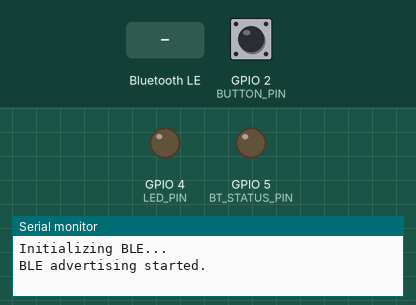
This sketch was run on a simulated ESP32. Shown: output pins drawn as LEDs (lit = HIGH), the last lines printed to the serial monitor. Dashed ring = blinking. Inputs (shaded band) come from the test bench; at power-on: GPIO 2 (BUTTON_PIN) HIGH. Nothing arrives over Bluetooth unless stated; a phone connects over Bluetooth LE 3 s after start.

Above: at 1.2 s.
1.3 s: GPIO 2 (BUTTON_PIN) pulled LOW for 0.15 s
At 1.9 s:
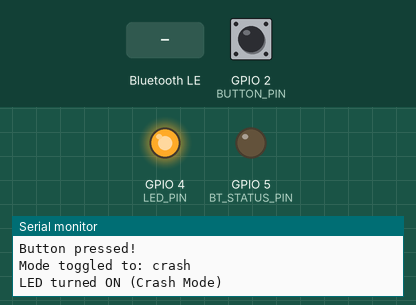
4.4 s: Bluetooth LE write "safe" received
At 5.4 s:
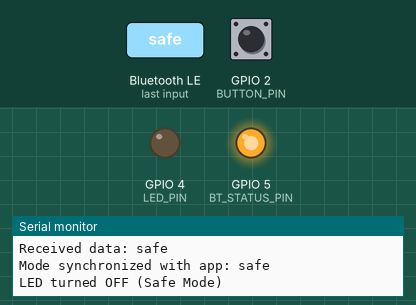
5.9 s: GPIO 2 (BUTTON_PIN) pulled LOW for 1 s
At 6.8 s:
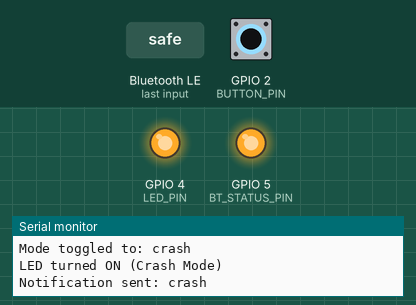
11.4 s: GPIO 2 (BUTTON_PIN) pulsed LOW 5 times (0.12 s each, 0.3 s apart)
At 11.86 s:
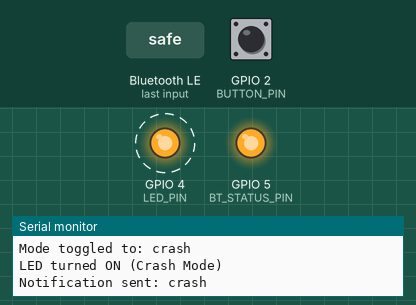
Timing chart, 0 to 14.4 s (numbered marks = the images above; inputs shaded):
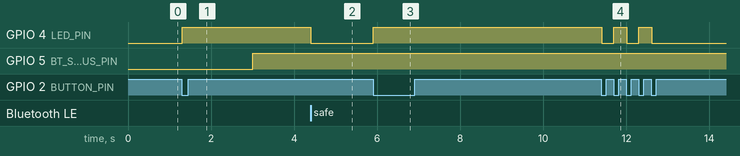

Measured:
- after the input at 1.3 s, GPIO 4 (LED_PIN): LOW → HIGH at once
- after the input at 4.4 s, GPIO 4 (LED_PIN): HIGH → LOW at once
- after the input at 5.9 s, GPIO 4 (LED_PIN): LOW → HIGH at once
- after the input at 11.4 s, GPIO 4 (LED_PIN): alternates HIGH for 0.31 s and LOW for 0.30 s, 5 changes in all, then stays LOW, starting at once

The sketch:

synchronized_modes.ino
```cpp
#include <BLEDevice.h>
#include <BLEServer.h>
#include <BLEUtils.h>
#include <BLE2902.h>

#define BUTTON_PIN 2  // GPIO pin for the button
#define LED_PIN 4     // GPIO pin for the LED
#define BT_STATUS_PIN 5 // GPIO pin to indicate Bluetooth connection status

// UUIDs for the service and characteristic
#define SERVICE_UUID        "4fafc201-1fb5-459e-8fcc-c5c9c331914b"
#define CHARACTERISTIC_UUID "beb5483e-36e1-4688-b7f5-ea07361b26a8"

BLEServer *pServer = NULL;
BLECharacteristic *pCharacteristic = NULL;

bool deviceConnected = false;
bool oldButtonState = LOW; // Assume button is not pressed initially
String currentMode = "safe"; // Initial mode is safe
bool ledState = LOW;         // Initial state of the LED (off)

class MyServerCallbacks : public BLEServerCallbacks {
    void onConnect(BLEServer* pServer) {
      deviceConnected = true;
      digitalWrite(BT_STATUS_PIN, HIGH); // Set pin 5 high when connected
      Serial.println("Device connected!");

      // Send the current mode to the Flutter app after connection
      if (pCharacteristic != NULL) {
        pCharacteristic->setValue(currentMode.c_str());
        pCharacteristic->notify();
        Serial.print("Connection mode sent to app: ");
        Serial.println(currentMode);
      }
    };

    void onDisconnect(BLEServer* pServer) {
      deviceConnected = false;
      digitalWrite(BT_STATUS_PIN, LOW); // Set pin 5 low when disconnected
      Serial.println("Device disconnected!");
      // Restart advertising after disconnection
      BLEDevice::startAdvertising();
      Serial.println("Restarted BLE advertising...");
    }
};

class MyCharacteristicCallbacks : public BLECharacteristicCallbacks {
    void onWrite(BLECharacteristic *pCharacteristic) {
      String value = pCharacteristic->getValue(); // Get the data written by the Flutter app

      if (value.length() > 0) {
        String receivedValue(value.c_str());
        Serial.print("Received data: ");
        Serial.println(receivedValue);

        // Check if the received message is a mode update
        if (receivedValue == "safe" || receivedValue == "crash") {
          if (currentMode != receivedValue) {
            // Synchronize mode with the Flutter app
            currentMode = receivedValue;
            Serial.print("Mode synchronized with app: ");
            Serial.println(currentMode);

            // Update the LED state based on the new mode
            ledState = (currentMode == "crash") ? HIGH : LOW;
            digitalWrite(LED_PIN, ledState);
            Serial.println(ledState ? "LED turned ON (Crash Mode)" : "LED turned OFF (Safe Mode)");
          }
        } else {
          Serial.println("Unknown command received.");
        }
      }
    }
};

void setup() {
  Serial.begin(115200);
  Serial.println("Initializing BLE...");

  // Configure the button pin as input with pull-up resistor
  pinMode(BUTTON_PIN, INPUT_PULLUP);

  // Configure the LED pin as output
  pinMode(LED_PIN, OUTPUT);
  digitalWrite(LED_PIN, ledState); // Set initial LED state

  // Configure the Bluetooth status pin as output
  pinMode(BT_STATUS_PIN, OUTPUT);
  digitalWrite(BT_STATUS_PIN, LOW); // Initially set pin 5 low (disconnected)

  // Initialize BLE
  BLEDevice::init("ESP32_BLE");
  pServer = BLEDevice::createServer();
  pServer->setCallbacks(new MyServerCallbacks());

  // Create the BLE service
  BLEService *pService = pServer->createService(SERVICE_UUID);

  // Create the BLE characteristic
  pCharacteristic = pService->createCharacteristic(
                      CHARACTERISTIC_UUID,
                      BLECharacteristic::PROPERTY_READ   |
                      BLECharacteristic::PROPERTY_WRITE  |
                      BLECharacteristic::PROPERTY_NOTIFY
                    );

  // Add a descriptor to the characteristic
  pCharacteristic->addDescriptor(new BLE2902());
  pCharacteristic->setCallbacks(new MyCharacteristicCallbacks()); // Set callbacks for write events
  pService->start();

  // Start advertising
  BLEAdvertising *pAdvertising = BLEDevice::getAdvertising();
  pAdvertising->addServiceUUID(SERVICE_UUID);
  pAdvertising->setScanResponse(true);
  pAdvertising->setMinPreferred(0x06);  // Functions that help with iPhone connections
  pAdvertising->setMinPreferred(0x12);
  BLEDevice::startAdvertising();
  Serial.println("BLE advertising started.");
}

void loop() {
  // Read the button state
  bool buttonState = digitalRead(BUTTON_PIN);

  // If the button is pressed and was not pressed before
  if (buttonState == LOW && oldButtonState == HIGH) {
    Serial.println(buttonState == LOW ? "Button state is low" : "Old button state was high");
    Serial.println("Button pressed!");

    // Toggle the mode
    currentMode = (currentMode == "safe") ? "crash" : "safe";
    Serial.print("Mode toggled to: ");
    Serial.println(currentMode);

    // Update the LED state based on the new mode
    ledState = (currentMode == "crash") ? HIGH : LOW;
    digitalWrite(LED_PIN, ledState);
    Serial.println(ledState ? "LED turned ON (Crash Mode)" : "LED turned OFF (Safe Mode)");

    // Notify the Flutter app about the new mode
    if (deviceConnected && pCharacteristic != NULL) {
      pCharacteristic->setValue(currentMode.c_str());
      pCharacteristic->notify();
      Serial.print("Notification sent: ");
      Serial.println(currentMode);
    }
  }

  // Update the old button state
  oldButtonState = buttonState;

  delay(10); // Small delay to debounce the button
}
```
